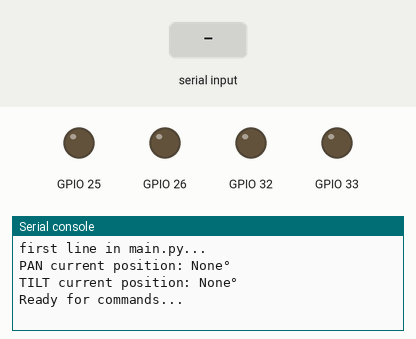
Simulated run of this program. Board: ESP32 board running MicroPython. On the bench: output pins drawn as LEDs (lit = HIGH), the last lines printed to the serial console. The inputs (shaded band) are chosen by the test bench. Files the program writes start out absent; files that are not in the repository are absent; library files of the repository ran but are not shown: servo.py.

Above: at 1.2 s.
1.3 s: "MOVE:" typed at the serial console, then Enter
At 2.5 s:
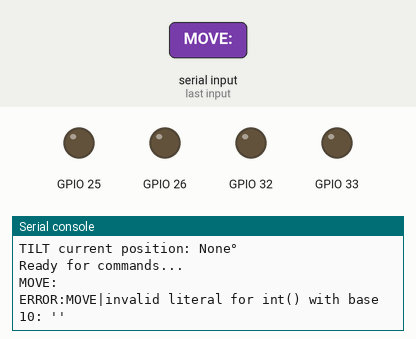
2.8 s: "POSITION" typed at the serial console, then Enter
At 3.9 s:
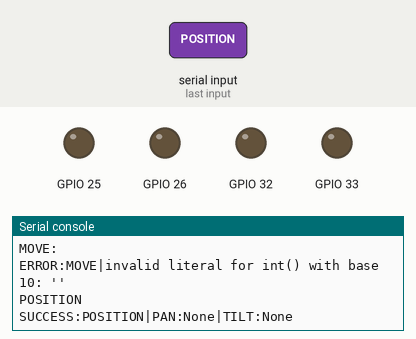
4.3 s: "RESET" typed at the serial console, then Enter
At 5.0 s:
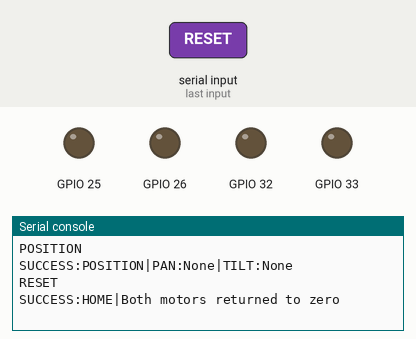

The program:

main.py
```python
print("first line in main.py...")
import sys
import board
from driver.servo import Servo
from machine import Pin
import time
import random

# Initialize with unique motor IDs
stepperPAN = Servo(board.STEP_PAN, board.DIR_PAN,
                   board.STEPS_PER_DEG_PAN, motor_id="PAN")
stepperTILT = Servo(board.STEP_TILT, board.DIR_TILT,
                    board.STEPS_PER_DEG_TILT, motor_id="TILT")


# Print current positions from persistent storage
print(f"PAN current position: {stepperPAN.get_current_position()}°")
print(f"TILT current position: {stepperTILT.get_current_position()}°")

print("Ready for commands...")

while True:
    command = sys.stdin.readline().strip()
    command = command.upper()
    if command.startswith("MOVE:"):
        try:
            parts = command.split(":")[1].split(",")
            target_PAN_degree = int(parts[0])*-1
            target_TILT_degree = int(parts[1])

            stepperPAN.move_to_degree(target_PAN_degree, delay_us=1000)
            time.sleep(1)
            stepperTILT.move_to_degree(target_TILT_degree, delay_us=1000)
            time.sleep(1)

            # Structured response
            print(f"SUCCESS:MOVE|PAN:{stepperPAN.get_current_position()}|TILT:{stepperTILT.get_current_position()}")

        except Exception as e:
            print(f"ERROR:MOVE|{str(e)}")

    elif command == "POSITION":
        print(f"SUCCESS:POSITION|PAN:{stepperPAN.get_current_position()}|TILT:{stepperTILT.get_current_position()}")

    elif command == "HOME":
        stepperPAN.home_motor(home_position=0)
        stepperTILT.home_motor(home_position=0)
        print("SUCCESS:HOME|Both motors returned to zero")
    elif command == "RESET":
        stepperPAN.reset_pos(home_position=0)
        stepperTILT.reset_pos(home_position=0)
        print("SUCCESS:HOME|Both motors returned to zero")

    else:
        print("ERROR:UNKNOWN_COMMAND|Use: MOVE:x,y, POSITION, HOME")
```

board.py
```python
# (licence header left out)
from micropython import const

# SteppersS
STEP_TILT   = 32
DIR_TILT    = 33
STEPS_PER_DEG_TILT = 262

#PAN
STEP_PAN   = 25
DIR_PAN    = 26
STEPS_PER_DEG_PAN = 80

# TO-DO
#PAN_RANGE_DEG  = [-45, 45]
#TLT_RANGE_DEG  = [-45, 45]
```

Measured:
- after the input at 1.3 s, the serial console: prints a new line at once (image 1)
- after the input at 2.8 s, the serial console: prints a new line at once (image 2)
- after the input at 4.3 s, the serial console: prints a new line at once (image 3)
